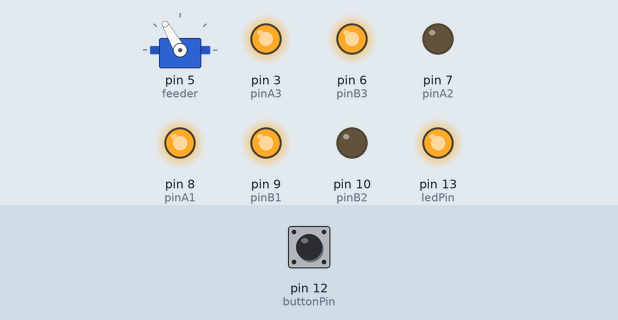
Recording of a sketch running on a simulated Arduino Uno, built with avr-gcc and run on an emulated ATmega328P. Parts: servo, output pins drawn as LEDs (lit = HIGH). The test bench sets the inputs (shaded band); at power-on: pin 12 (buttonPin) LOW.

Above: at 6.3 s.
6.4 s: pin 12 (buttonPin) pulled HIGH for 0.15 s
At 6.55 s:
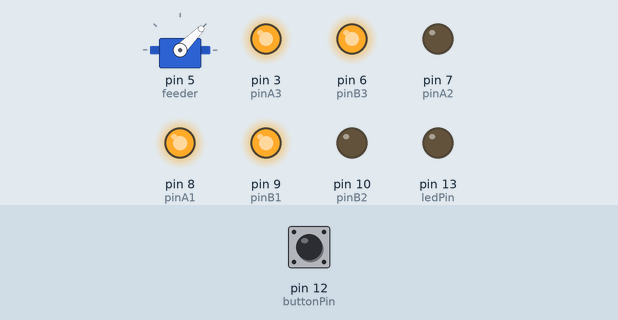
8.2 s: pin 12 (buttonPin) pulled HIGH for 3.2 s
At 11.9 s:
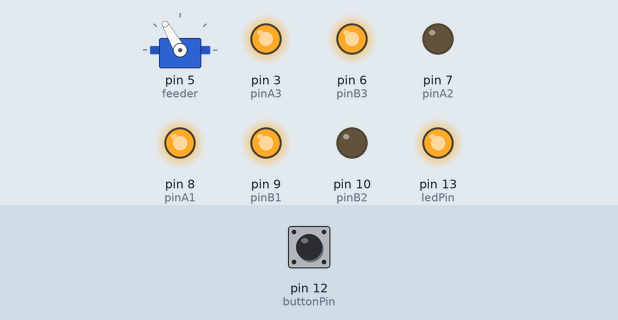
Timing chart, 0 to 13.4 s (numbered marks = the images above; inputs shaded):
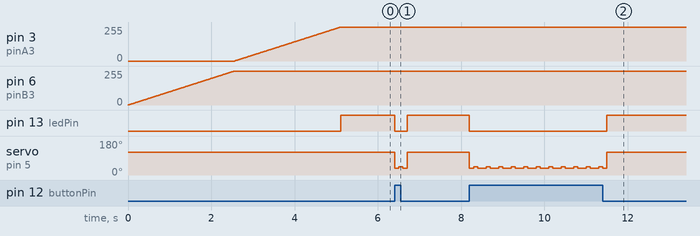

Measured:
- after the input at 6.4 s, pin 13 (ledPin): HIGH → LOW at once, → HIGH 0.30 s later; servo on pin 5 (feeder): 120° → 35° at once, → 45° 0.10 s later, → 35° 0.10 s later, → 120° 0.10 s later
- after the input at 8.2 s, pin 13 (ledPin): HIGH → LOW at once, → HIGH 3.3 s later; servo on pin 5 (feeder): 120° → 35° at once, → 45° 0.10 s later, → 35° 0.10 s later, → 45° 0.20 s later, … (24 changes in this stretch)

The sketch:

lanceBalleWill.ino
```cpp
#include <Servo.h>

const int pinA1 = 8;
const int pinA2 = 7;
const int pinA3 = 3;
const int pinB1 = 9;
const int pinB2 = 10;
const int pinB3 = 6;
const int pinServo = 5;
const int buttonPin = 12;
const int ledPin = 13;
const int readyAngle = 35;
const int pushAngle = 120;

class Launcher
{
public:
  Launcher(int pin1, int pin2, int pin3) : pin1(pin1),
                                           pin2(pin2),
                                           pin3(pin3){};

  void forward()
  {
    digitalWrite(pin1, HIGH);
    digitalWrite(pin2, LOW);
    for (int i = 0; i < 255; ++i)
    {
      analogWrite(pin3, i);
      delay(10);
    }
  }

  void backward()
  {
    digitalWrite(pin1, LOW);
    digitalWrite(pin2, HIGH);
  }

  void stop()
  {
    digitalWrite(pin1, LOW);
    digitalWrite(pin2, LOW);
  }

private:
  int pin1;
  int pin2;
  int pin3;
};

Launcher right(pinA1, pinA2, pinA3);
Launcher left(pinB1, pinB2, pinB3);
Servo feeder;

void setup()
{
  pinMode(pinA1, OUTPUT);
  pinMode(pinA2, OUTPUT);
  pinMode(pinA3, OUTPUT);
  pinMode(pinB1, OUTPUT);
  pinMode(pinB2, OUTPUT);
  pinMode(pinB3, OUTPUT);

  pinMode(buttonPin, INPUT);
  pinMode(ledPin, OUTPUT);

  feeder.attach(5);
  feeder.write(pushAngle);

  left.forward();
  right.forward();
}

void loop()
{
  int val = digitalRead(buttonPin);
  if (val == HIGH)
  {
    // pressed
    digitalWrite(ledPin, LOW);
    feeder.write(readyAngle);
    delay(100);
    feeder.write(readyAngle + 10);
    delay(100);
    feeder.write(readyAngle);
    delay(100);
    feeder.write(pushAngle);
  }
  else
  {
    // not pressed
    digitalWrite(ledPin, HIGH);
  }
}
```
